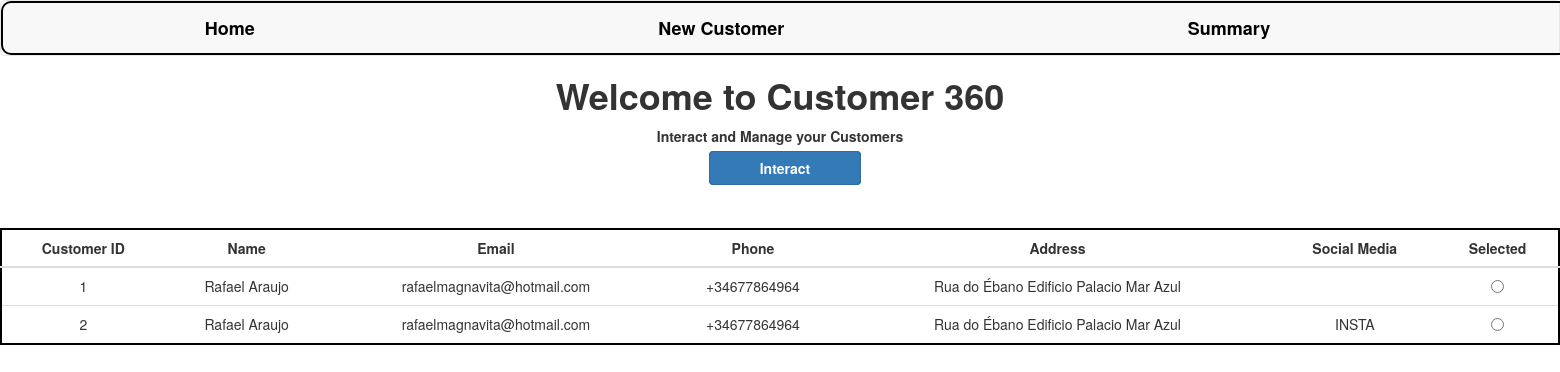
The page / on the database its author committed.
### customer360/models.py (models this page shows, shortened)
class Customer(models.Model):
    id = models.AutoField(primary_key=True)
    name = models.CharField(max_length=100)
    email = models.EmailField(max_length=100)
    phone = models.CharField(max_length=20)
    address = models.CharField(max_length=200)
    social_media = models.CharField(max_length=100, blank=True)

### customer360/views.py (the view)
# urls.py: path('',views.index,name="index"),
def index(request):
    customers = Customer.objects.all()
    context = {"customers":customers}
    return render(request,"index.html",context=context)

### customer360/templates/index.html (shortened to what this page needs)
{% extends 'base.html' %}
{% load static %}
{% block content %}
<html>
    <head>
    </head>
    <body>
        <h1>Welcome to Customer 360</h1>
        <p>Interact and Manage your Customers</p>
        <a class="btn btn-primary" style="font-weight:bold; display:inline" onclick="set_customer()">Interact</a>
        <table class="table">
            <thead>
                <tr>
                    <th>Customer ID</th>
                    <th>Name</th>
                    <th>Email</th>
                    <th>Phone</th>
                    <th>Address</th>
                    <th>Social Media</th>
                    <th>Selected</th>
                </tr>
            </thead>
            <tbody>
                {% for customer in customers %}
                    <tr>
                        <td>{{customer.id }}</td>
                        <td>{{customer.name }}</td>
                        <td>{{customer.email }}</td>
                        <td>{{customer.phone }}</td>
                        <td>{{customer.address }}</td>
                        <td>{{customer.social_media }}</td>
                        <td>
                            <input type="radio" name="selected_customers" value="{{ customer.id }}">
                        </td>
                    </tr>
                {% endfor %}
            </tbody>
        </table>
    </body>
</html>
{% endblock content %}

### customer360/templates/base.html (shortened to what this page needs)
{% load static %}
<!DOCTYPE html>
<html>
    <head>
        <link rel="stylesheet" href="https://maxcdn.bootstrapcdn.com/bootstrap/3.4.1/css/bootstrap.min.css">
        <link rel="stylesheet" href="{% static 'css/main.css' %}">
    </head>
    <body>
        <nav class="navbar navbar-default">
                <ul class="nav navbar-nav">
                    <li>
                        <a style="color:black;" href="/">Home</a>
                    </li>
                    <li>
                        <a  style="color:black;" href="/create">New Customer</a>
                    </li>
                    <li>
                        <a style="color:black;" href="/summary">Summary</a>
                    </li>
                </ul>
        </nav>
        {% block content %}
        {% endblock %}
    </body>
</html>

### static/css/main.css (style rules this page uses)
body { text-align: center; margin: auto; }
h1,p { font-weight: bold; }
table { margin: auto; border: 2px solid #000000; margin-top: 50px; border-radius: 15px; background-color: white; text-align: center; }
th { text-align: center; }
.nav { width: 200%; border: 2px solid black; border-radius: 10px; }
.nav li { margin-right: 6%; margin-left: 6%; font-size: large; font-weight: bold; }
.btn { display: flex; margin-top: 10px; margin-bottom: 10px; padding-left: 50px; padding-right: 50px; text-align: left; margin-left: 10px; }

### rows shown on the page
Customer: id "1", name "Rafael Araujo", email "rafaelmagnavita@hotmail.com", phone "+34677864964", address "Rua do Ébano Edificio Palacio Mar Azul"
Customer: id "2", name "Rafael Araujo", email "rafaelmagnavita@hotmail.com", phone "+34677864964", address "Rua do Ébano Edificio Palacio Mar Azul", social_media "INSTA"
